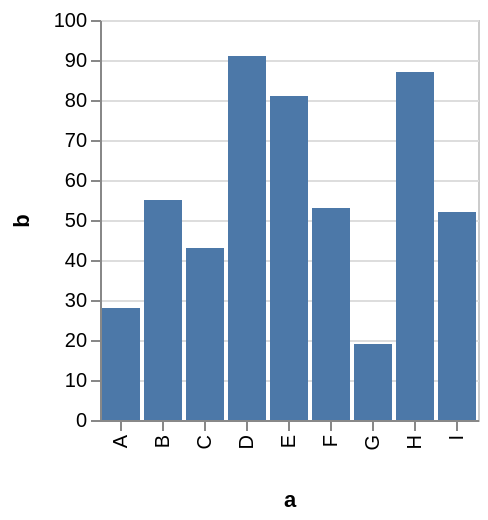

Specify this chart in Vega-Lite:
### Vega specification from a JSON file in a GitHub repository (floating-point values rounded to 4 significant figures)
{"$schema": "https://vega.github.io/schema/vega/v3.0.json", "description": "A simple bar chart with embedded data.", "autosize": "pad", "padding": 5, "encode": {"update": {"stroke": {"value": "#ccc"}, "fill": {"value": "transparent"}}}, "data": [{"name": "source_0", "values": [{"a": "A", "b": 28}, {"a": "B", "b": 55}, {"a": "C", "b": 43}, {"a": "D", "b": 91}, {"a": "E", "b": 81}, {"a": "F", "b": 53}, {"a": "G", "b": 19}, {"a": "H", "b": 87}, {"a": "I", "b": 52}]}, {"name": "data_0", "source": "source_0", "transform": [{"type": "formula", "expr": "toNumber(datum[\"b\"])", "as": "b"}, {"type": "filter", "expr": "datum[\"b\"] !== null && !isNaN(datum[\"b\"])"}]}], "signals": [{"name": "x_step", "value": 21}, {"name": "width", "update": "bandspace(domain('x').length, 0.1, 0.05) * x_step"}, {"name": "height", "update": "200"}], "marks": [{"name": "marks", "type": "rect", "role": "bar", "from": {"data": "data_0"}, "encode": {"update": {"x": {"scale": "x", "field": "a"}, "width": {"scale": "x", "band": true}, "y": {"scale": "y", "field": "b"}, "y2": {"scale": "y", "value": 0}, "fill": {"value": "#4c78a8"}, "tooltip": {"signal": "format(datum[\"b\"], '')"}}}}], "scales": [{"name": "x", "type": "band", "range": {"step": {"signal": "x_step"}}, "round": true, "paddingInner": 0.1, "paddingOuter": 0.05, "domain": {"data": "data_0", "field": "a", "sort": true}}, {"name": "y", "type": "linear", "range": [{"signal": "height"}, 0], "round": true, "nice": true, "zero": true, "domain": {"data": "data_0", "field": "b"}}], "axes": [{"scale": "x", "orient": "bottom", "tickCount": 5, "title": "a", "zindex": 1, "encode": {"labels": {"update": {"angle": {"value": 270}, "align": {"value": "right"}, "baseline": {"value": "middle"}}}}}, {"scale": "y", "orient": "left", "title": "b", "zindex": 1}, {"scale": "y", "domain": false, "grid": true, "labels": false, "maxExtent": 0, "minExtent": 0, "orient": "left", "ticks": false, "zindex": 0, "gridScale": "x"}], "config": {"axis": {"minExtent": 30}}}
